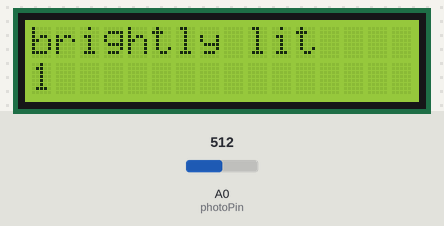
This sketch was run on a simulated Arduino Uno, built with avr-gcc and run on an emulated ATmega328P. On the bench: 16×2 character LCD. The inputs (shaded band) are chosen by the test bench; at power-on: A0 (photoPin) = 512.

Above: at 1.2 s.
1.3 s: A0 (photoPin) set to 126
3.5 s: A0 (photoPin) set to 107
At 4.8 s:
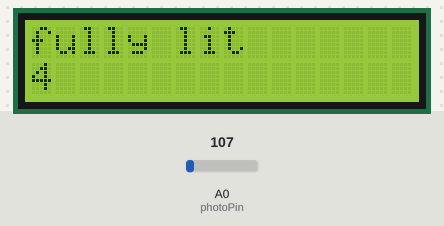
6.5 s: A0 (photoPin) set to 79
8.5 s: A0 (photoPin) set to 71
At 9.8 s:
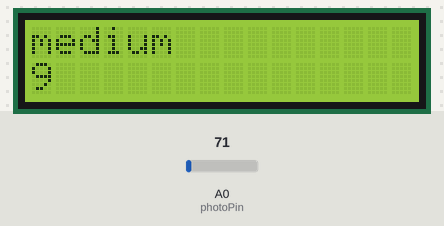
11.5 s: A0 (photoPin) set to 50
At 12.5 s:
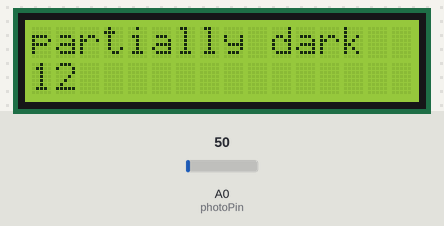
14.5 s: A0 (photoPin) set to 40
At 15.8 s:
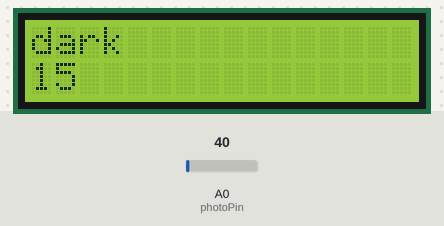
Timing chart, 0 to 17.5 s (numbered marks = the images above; inputs shaded):
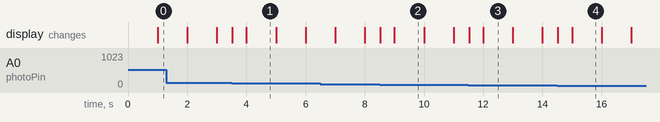

The sketch:

jsee4Lab4.ino
```cpp
/* jsee4Lab4.ino */
/* -----------------------------------------------------------------------------------
 >> Assignment details and provided code are created and owned by Patrick Troy.
 >> University of Illinois Chicago - CS 362, Spring 2024
 >> -----------------------------------------------------------------------------------
 >> Course : Computer Design
 >> Author : ChessZra (668942698, jsee4)
 >> System : Windows 11 w/ Arduino IDE
 >> References: https://docs.arduino.cc/
 >>             https://www.circuitbasics.com/how-to-use-photoresistors-to-detect-light-on-an-arduino/
 - -                             - -
 >> Project/Lab Name    : Lab 4: Analog Input - Photoresistor
 >> Brief Description   : The arduino consists of a 16x2 LCD and a photoresistor.
 >>                       it will display the time and different levels of brightness.
 >> Assumptions         : None
 >> Date demonstrated   : 02/12/2024
 >> Teaching Assistant  : Amir
------------------------------------------------------------------------------------- */
// Preprocessor Directives:
#include <LiquidCrystal.h>

// Global variables:
const int rs = 12, en = 11, d4 = 5, d5 = 4, d6 = 3, d7 = 2;
LiquidCrystal lcd(rs, en, d4, d5, d6, d7);
int photoPin = A0, light;

unsigned long previousMillis = 0; // Variable to store previous time
const long interval = 50;

void setup() {
  lcd.begin(16, 2);
  Serial.begin(9600);
}

void loop() {
  unsigned long currentMillis = millis();

  if (currentMillis - previousMillis >= interval) {
    // When no light, resistance increases, voltage is low.
    // When light, resistance decreases, voltage is high.
    light = analogRead(photoPin);
    // dark, partially dark, medium, fully lit, brightly lit
    lcd.setCursor(0, 0);

    if (light <= 45) {
      lcd.print("dark                     ");
    } else if (light <= 60) {
      lcd.print("partially dark           ");
    } else if (light <= 75) {
      lcd.print("medium                   ");
    } else if (light <= 115) {
      lcd.print("fully lit                ");
    } else {
      lcd.print("brightly lit             ");
    }

    previousMillis = currentMillis;
  }
    // Display the time:
    lcd.setCursor(0, 1);
    lcd.print(millis() / 1000);
}
```

Measured:
- the behaviour switches between 116 and 115 on A0 (photoPin) (found by bisection; images 0 and 1)
- the behaviour switches between 76 and 75 on A0 (photoPin) (found by bisection; images 1 and 2)
- the behaviour switches between 46 and 45 on A0 (photoPin) (found by bisection; images 3 and 4)
- after the input at 3.5 s, the display: first changes at once (image 1 shows a later state)
- after the input at 8.5 s, the display: first changes at once (image 2 shows a later state)
- after the input at 11.5 s, the display: first changes at once (image 3 shows a later state)
- after the input at 14.5 s, the display: first changes at once (image 4 shows a later state)
